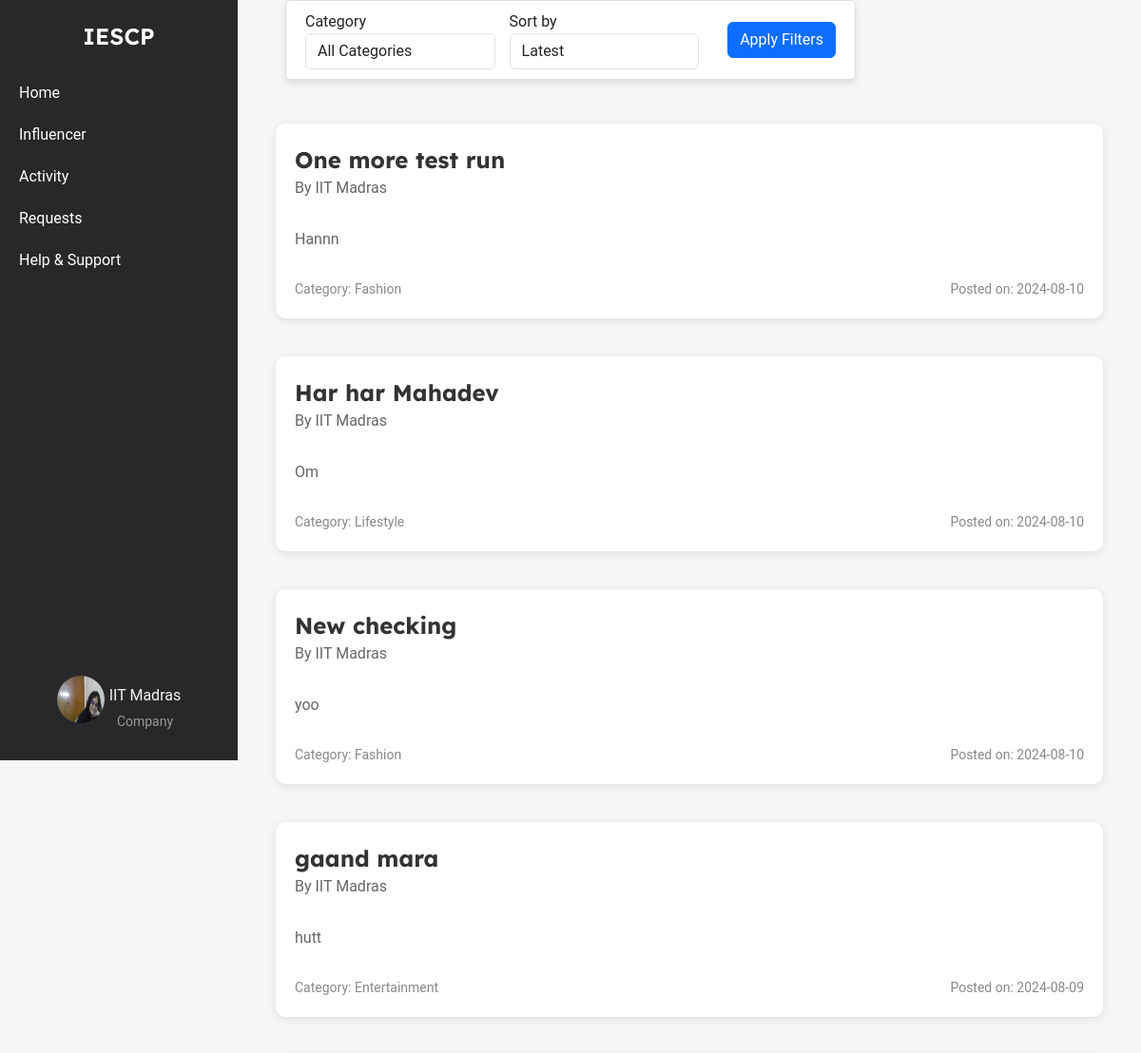
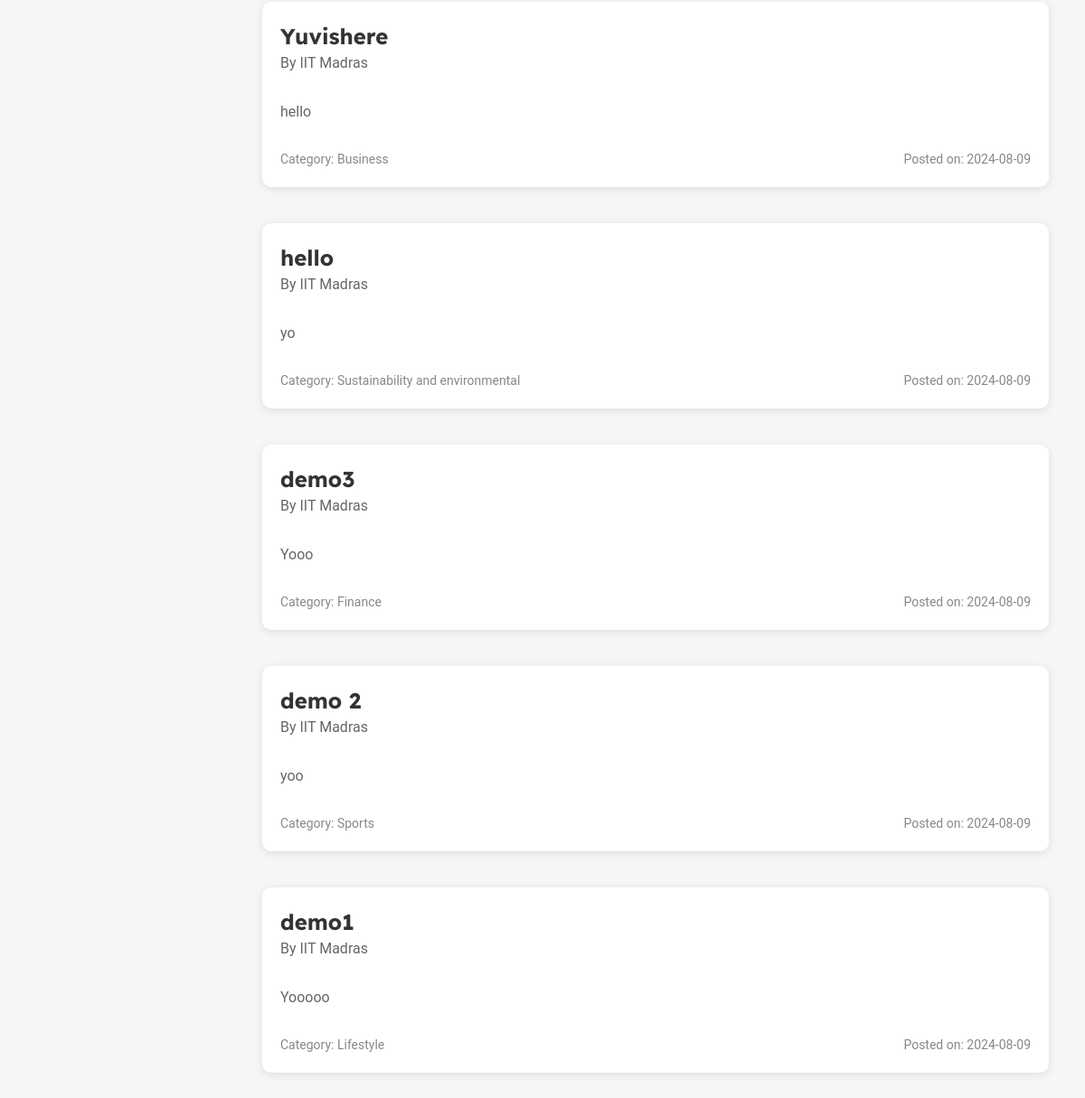
/company/home (signed in), run on an earlier commit of the app's database (2 pictures, top to bottom).
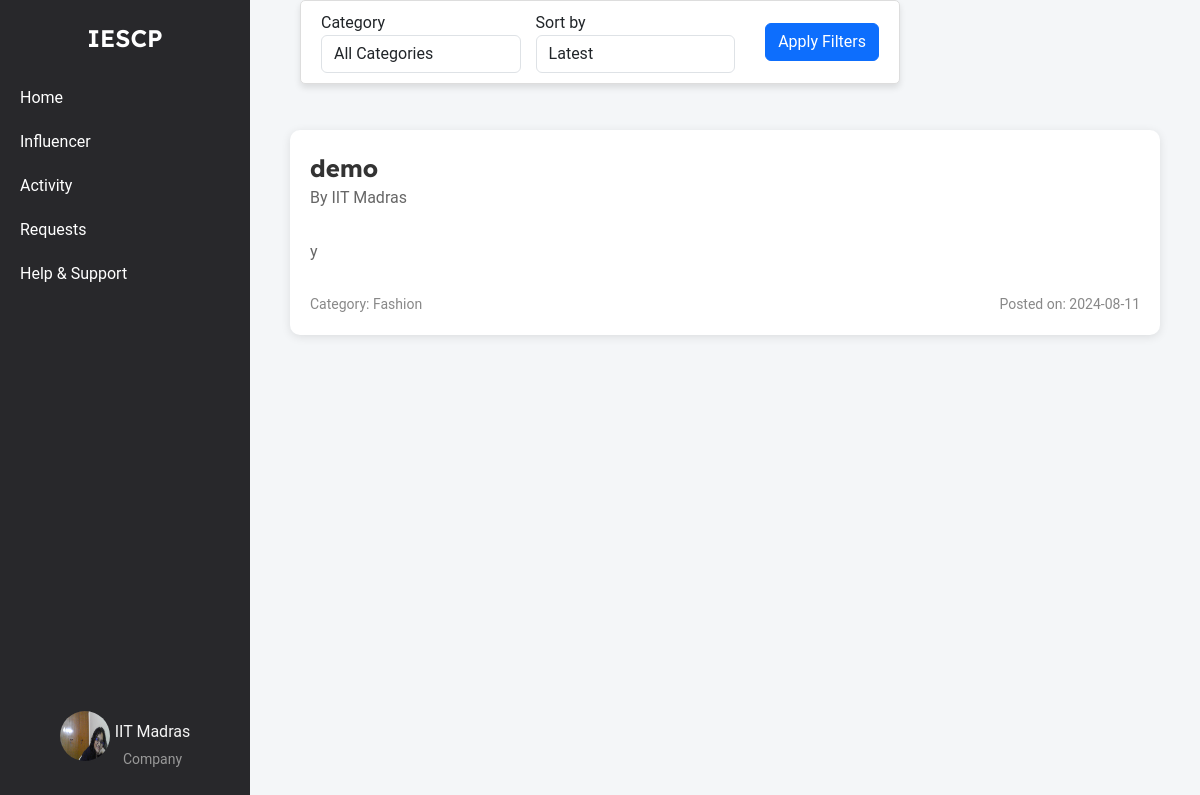
And on a later commit of the database.
### models.py (models this page shows, shortened)
class Company(db.Model):
    __tablename__ = 'company'
    id = db.Column(db.Integer, primary_key=True)
    company_name = db.Column(db.String(100), nullable=False)
    username = db.Column(db.String(50), unique=True, nullable=False)
    email = db.Column(db.String(120), unique=True, nullable=False)
    password_hash = db.Column(db.String(128), nullable=False)
    phone_number = db.Column(db.String(20), nullable=False)
    address = db.Column(db.String(200), nullable=False)
    industry = db.Column(db.String(100), nullable=False)
    other_industry = db.Column(db.String(100), nullable=True)
    website = db.Column(db.String(200), nullable=False)
    description = db.Column(db.Text, nullable=False)
    social_media_link = db.Column(db.String(200), nullable=False)
    logo = db.Column(db.String(200), nullable=False)
    campaigns = db.relationship('Campaign', backref='company', lazy=True)

class Campaign(db.Model):
    __tablename__ = 'campaign'
    id = db.Column(db.Integer, primary_key=True)
    title = db.Column(db.String(200), nullable=False)
    description = db.Column(db.Text, nullable=False)
    budget = db.Column(db.Float, nullable=False)
    start_date = db.Column(db.Date, nullable=False)
    end_date = db.Column(db.Date, nullable=False)
    company_id = db.Column(db.Integer, db.ForeignKey('company.id'), nullable=False)
    status = db.Column(db.String(50), nullable=False, default='pending')
    category = db.Column(db.String(255), nullable=False)
    created_at = db.Column(db.DateTime, nullable=False, default=datetime.utcnow)
    visibility = db.Column(db.String(50), nullable=False, default='public')
    influencers = db.relationship('Influencer', secondary=influencer_campaign_association, back_populates='campaigns')

### company_routes.py (the view)
@app.route('/company/home', methods=['GET'])
@company_auth_required
def company_home():
    user = Company.query.get(session['company_id'])
    selected_category = request.args.get('category', '')
    selected_sort = request.args.get('sort', 'latest')
    campaigns_query = Campaign.query.filter_by(visibility='public')  # Only public campaigns
    if selected_category:
        campaigns_query = campaigns_query.filter_by(category=selected_category)
    if selected_sort == 'oldest':
        campaigns = campaigns_query.order_by(Campaign.created_at.asc()).all()
    else:
        campaigns = campaigns_query.order_by(Campaign.created_at.desc()).all()
    categories = [
        "Fashion",
        "Beauty",
        "Fitness and health",
        "Travel",
        "Food and beverage",
        "Lifestyle",
        "Finance",
        "Automotive",
        "Entertainment",
        "Education",
        "Business",
        "Art and design",
        "Sports",
        "Sustainability and environmental",
        "Politics and social issues"
    ]
    return render_template('company_home.html', campaigns=campaigns, categories=categories, selected_category=selected_category, selected_sort=selected_sort, user=user)

### company_routes.py (called while the page is built)
def company_auth_required(func):
    @wraps(func)
    def func3(*args, **kwargs):
        if 'company_id' in session:
            return func(*args, **kwargs)
        else:
            flash("Please login first")
            return redirect(url_for('company_login'))
    return func3

### templates/company_home.html (shortened to what this page needs)
{% extends 'layout.html' %}
{% block content %}
    <div class="container-box">
        <div class="sidebar">
            <div class="logo">IESCP</div>
            <ul>
                <li><a href="{{url_for('company_home')}}">Home</a></li>
                <li><a href="{{url_for('influencer_search')}}">Influencer</a></li>
                <li><a href="{{url_for('company_activity')}}">Activity</a></li>
                <li><a href="{{url_for('company_requests')}}">Requests</a></li>
                <li><a href="#">Help & Support</a></li>
            </ul>
            <div class="profile">
                <a href="{{url_for('company_dashboard')}}">
                    <img src="{{ url_for('static', filename='profile_upload/company/' + user.username + '/' + user.logo) }}" alt="Profile Picture">
                    <div class="profile-name-category">
                        <span class="company_name">{{ user.company_name }}</span>
                        <span class="category">Company</span>
                    </div>
                </a>
            </div>
        </div>
        <div class="content">
            <div class="filter-container">
                <form method="GET" action="" class="form-inline">
                    <div class="form-group">
                        <label for="category" class="mr-2">Category</label>
                        <select name="category" id="category" class="form-control">
                            <option value="">All Categories</option>
                        </select>
                    </div>
                    <div class="form-group">
                        <label for="sort" class="mr-2">Sort by</label>
                        <select name="sort" id="sort" class="form-control">
                            <option value="latest" {% if selected_sort == 'latest' %}selected{% endif %}>Latest</option>
                        </select>
                    </div>
                    <button type="submit" class="btn btn-primary">Apply Filters</button>
                </form>
            </div>
            <div class="campaign-list">
                {% for campaign in campaigns %}
                    <div class="campaign">
                        <div class="campaign-main-details">
                            <div class="campaign-title">
                                <a href="{{ url_for('campaign_view', campaign_id=campaign.id) }}">{{ campaign.title }}</a>
                                <p>By {{ campaign.company.company_name }}</p>
                            </div>
                        </div>
                        <div class="campaign-details">
                            <p>{{ campaign.description }}</p>
                        </div>
                        <div class="campaign-meta">
                            <span>Category: {{ campaign.category }}</span>
                            <span>Posted on: {{ campaign.created_at.strftime('%Y-%m-%d') }}</span>
                        </div>
                    </div>
                {% endfor %}
            </div>
        </div>
    </div>
{% endblock %}

### templates/layout.html (shortened to what this page needs)
<!DOCTYPE html>
<html lang="en">
<head>
    <link rel="stylesheet" href="https://cdn.jsdelivr.net/npm/bootstrap@5.3.3/dist/css/bootstrap.min.css">
</head>
<body>
    {% block content %}
    {% endblock %}
</body>
</html>

### templates/company_home.html (style rules this page uses)
body { font-family: 'Roboto', Arial, sans-serif; margin: 0; padding: 0; background-color: #f4f6f8; }
.container-box { display: flex; width: 100%; }
a { text-decoration: none; color: whitesmoke; }
.sidebar { width: 250px; background-color: #28282B; color: white; display: flex; flex-direction: column; align-items: center; padding-top: 20px; position: fixed; top: 0; height: 100vh; overflow: auto; }
.sidebar .logo { font-size: 24px; font-weight: bold; margin-bottom: 20px; font-family: 'Lexend Deca', sans-serif; font-weight: 600; }
.sidebar ul { list-style-type: none; padding: 0; width: 100%; }
.sidebar ul li { width: 100%; }
.sidebar ul li a { display: block; padding: 10px 20px; color: white; text-decoration: none; }
.sidebar .profile { margin-top: auto; text-align: center; padding: 10px; }
.profile .category { font-size: 14px; color: #999; margin-top: 5px; }
.sidebar .profile img { width: 50px; height: 50px; border-radius: 50%; margin-bottom: 5px; }
.profile { display: flex; flex-direction: column; align-items: center; text-align: center; padding: 10px; margin-bottom: 20px; }
.profile a { display: flex; align-items: center; text-align: center; justify-content: center; gap: 5px; }
.profile-name-category { display: flex; flex-direction: column; align-items: center; text-align: center; justify-content: center; padding-top: 13px; }
.content { flex: 1; padding: 20px; padding-left: 270px; display: flex; flex-direction: column; align-items: center; width: calc(100% - 250px); }
.filter-container { display: flex; justify-content: center; align-items: center; padding: 10px 20px; background-color: #fff; border: 1px solid #ddd; border-radius: 5px; width: auto; max-width: 800px; box-shadow: 0 4px 6px rgba(0, 0, 0, 0.1); position: fixed; top: 0; left: 50%; transform: translateX(-50%); z-index: 1000; flex-wrap: wrap; }
.filter-container .form-group { margin-bottom: 0; margin-right: 15px; flex: 1; min-width: 150px; }
.filter-container select { width: 100%; }
.filter-container button { margin-left: 15px; }
.form-inline { display: flex; align-items: center; width: 100%; flex-wrap: wrap; }
.campaign-list { display: flex; flex-direction: column; align-items: center; justify-content: center; width: 100%; margin-top: 90px; }
.campaign { background-color: #ffffff; padding: 20px; border-radius: 10px; box-shadow: 0 2px 10px rgba(0, 0, 0, 0.1); margin: 20px 0; transition: transform 0.2s, box-shadow 0.2s; position: relative; width: calc(100% - 40px); max-width: 1000px; }
.campaign-main-details { display: flex; justify-content: space-between; align-items: center; margin-bottom: 10px; }
.campaign-title { display: flex; flex-direction: column; }
.campaign-title a { font-size: 24px; font-weight: bold; font-family: 'Lexend Deca', sans-serif; color: #333; text-decoration: none; }
.campaign-title p { font-size: 14px; color: #555; }
.campaign-details { display: flex; gap: 10px; margin-bottom: 10px; }
.campaign p { font-size: 16px; color: #666; margin-bottom: 20px; }
.campaign-meta { display: flex; justify-content: space-between; font-size: 14px; color: #888; }

What changed in the data, as far as the page shows it:
removed Campaign: title "One more test run", company.company_name "IIT Madras", description "Hannn", category "Fashion", created_at "2024-08-10"
removed Campaign: title "Har har Mahadev", company.company_name "IIT Madras", description "Om", category "Lifestyle", created_at "2024-08-10"
removed Campaign: title "New checking", company.company_name "IIT Madras", description "yoo", category "Fashion", created_at "2024-08-10"
removed Campaign: title "gaand mara", company.company_name "IIT Madras", description "hutt", category "Entertainment", created_at "2024-08-09"
removed Campaign: title "Yuvishere", company.company_name "IIT Madras", description "hello", category "Business", created_at "2024-08-09"
removed Campaign: title "hello", company.company_name "IIT Madras", description "yo", category "Sustainability and environmental", created_at "2024-08-09"
removed Campaign: title "demo3", company.company_name "IIT Madras", description "Yooo", category "Finance", created_at "2024-08-09"
removed Campaign: title "demo 2", company.company_name "IIT Madras", description "yoo", category "Sports", created_at "2024-08-09"
changed Campaign "IIT Madras": title "demo1" → "demo"; description "Yooooo" → "y"; category "Lifestyle" → "Fashion"; created_at "2024-08-09" → "2024-08-11"
